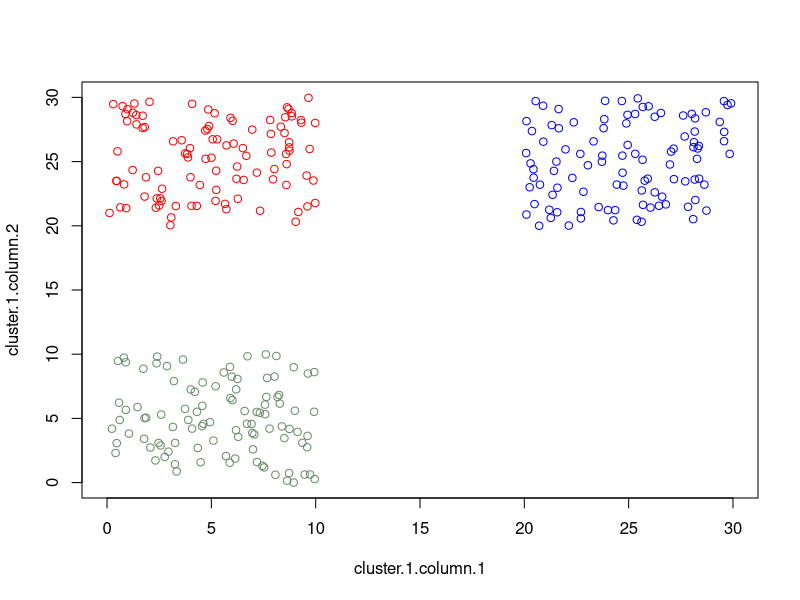

Write the R code that produced this figure. (Note: this script raises an error after producing the figure.)
#Test1:
#Test whether K-means++ can create a good partition for 2-d spherical data

#create a data set that contains 3 spherical 2-d clusters
#cluster 1 
cluster.1.column.1 <- runif(100, 20, 30)
cluster.1.column.2 <- runif(100, 20, 30)
#cluster 2 
cluster.2.column.1 <- runif(100, 0, 10)
cluster.2.column.2 <- runif(100, 20, 30)
#cluster 3 
cluster.3.column.1 <- runif(100, 0, 10)
cluster.3.column.2 <- runif(100, 0, 10)

#plot data points to visualize the clusters
plot(cluster.1.column.1,cluster.1.column.2, col = "blue", xlim=c(0,30), 
     ylim=c(0,30))
points(cluster.2.column.1,cluster.2.column.2, col = "red")
points(cluster.3.column.1,cluster.3.column.2, col = "darkseagreen4")

#Combine clusters into one dataframe, randomize
column.1 <- c(cluster.1.column.1, cluster.2.column.1, cluster.3.column.1)
column.2 <- c(cluster.1.column.2, cluster.2.column.2, cluster.3.column.2)
test.df.1 <- cbind(column.1,column.2)
test.df.1.random <- test.df.1[sample(nrow(test.df.1)),] 

#run k-means function and display results
#centroids should be approximately (5,5), (5,25), and (25,25)
#because centroids are initialized randomly, results may not be as expected
test.1.results <- k.means.plus.plus(test.df.1.random, 3, .01)
test.1.results

#Test2:
#Test whether K-means can create a good partition for 5-d spherical data

#create a data set that contains 4 spherical 6-d clusters
#cluster 1 
cluster.1.column.1 <- runif(100, 20, 30)
cluster.1.column.2 <- runif(100, 20, 30)
cluster.1.column.3 <- runif(100, 20, 30)
cluster.1.column.4 <- runif(100, 20, 30)
cluster.1.column.5 <- runif(100, 20, 30)
cluster.1.column.6 <- runif(100, 20, 30)
#cluster 2 
cluster.2.column.1 <- runif(100, 0, 10)
cluster.2.column.2 <- runif(100, 0, 10)
cluster.2.column.3 <- runif(100, 0, 10)
cluster.2.column.4 <- runif(100, 20, 30)
cluster.2.column.5 <- runif(100, 20, 30)
cluster.2.column.6 <- runif(100, 20, 30)
#cluster 3 
cluster.3.column.1 <- runif(100, 0, 10)
cluster.3.column.2 <- runif(100, 0, 10)
cluster.3.column.3 <- runif(100, 0, 10)
cluster.3.column.4 <- runif(100, 0, 10)
cluster.3.column.5 <- runif(100, 0, 10)
cluster.3.column.6 <- runif(100, 0, 10)
#cluster 4 
cluster.4.column.1 <- runif(100, 20, 30)
cluster.4.column.2 <- runif(100, 0, 10)
cluster.4.column.3 <- runif(100, 20, 30)
cluster.4.column.4 <- runif(100, 0, 10)
cluster.4.column.5 <- runif(100, 20, 30)
cluster.4.column.6 <- runif(100, 0, 10)

#Combine clusters into one dataframe, randomize
column.1 <- c(cluster.1.column.1, cluster.2.column.1, cluster.3.column.1,
              cluster.4.column.1)
column.2 <- c(cluster.1.column.2, cluster.2.column.2, cluster.3.column.2,
              cluster.4.column.2)
column.3 <- c(cluster.1.column.3, cluster.2.column.3, cluster.3.column.3,
              cluster.4.column.3)
column.4 <- c(cluster.1.column.4, cluster.2.column.4, cluster.3.column.4,
              cluster.4.column.4)
column.5 <- c(cluster.1.column.5, cluster.2.column.5, cluster.3.column.5,
              cluster.4.column.5)
column.6 <- c(cluster.1.column.6, cluster.2.column.6, cluster.3.column.6,
              cluster.4.column.6)
test.df.2 <- cbind(column.1, column.2, column.3, column.4, column.5, column.6)
test.df.2.random <- test.df.2[sample(nrow(test.df.2)),] 

#run k-means function and display results
#centroids should be approximately (25,25,25,25,25,25), (5,5,5,25,25,25)
#(5,5,5,5,5,5) and (25,5,25,5,25,5)
test.2.results <- k.means.plus.plus(test.df.2.random, 4, .01)
test.2.results
